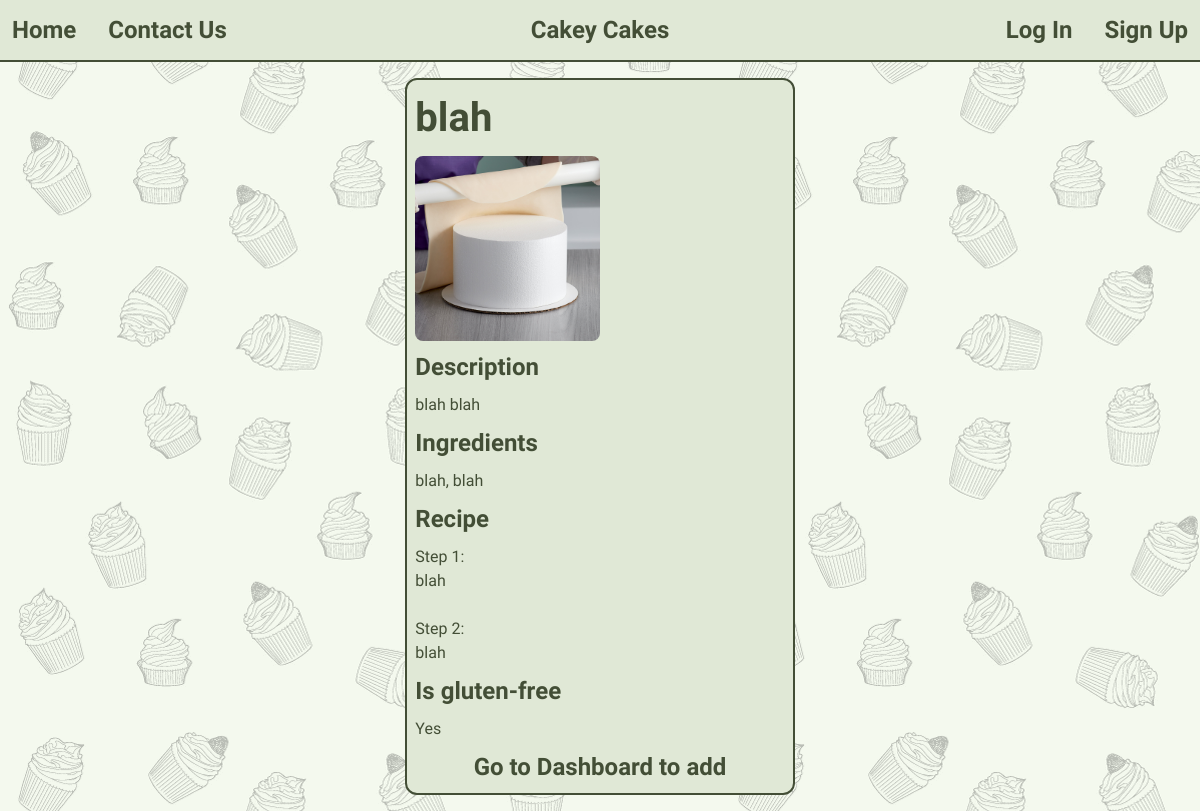
The page /moreDetails/mainapp/Recipe/1 on the database its author committed.
### mainapp/models.py (models this page shows, shortened)
class Recipe(models.Model):
    name = models.CharField(max_length=225)
    description = models.TextField()
    ingredients = models.TextField()
    recipe = models.TextField()
    gluten_free = models.BooleanField()
    image_link = models.CharField(max_length=225, default='images/placeholder_cake.jpg')

### mainapp/views.py (the view)
# urls.py: path('moreDetails/<app_name>/<parent_model>/<model_id>', views.moreDetails, name='more-details'),
def moreDetails(request, app_name, parent_model, model_id):
    p_model = apps.get_model(app_name, parent_model)
    model = p_model.objects.get(pk=model_id)
    context = {
        'model_name': parent_model,
        'model': model,
    }
    return render(request, 'details.html', context)

### mainapp/templates/details.html (shortened to what this page needs)
{% extends 'base.html' %}
{% load static %}
{% block content %}
<main class="relative flex flex-col md:left-0 w-full items-center justify-center p-4">
    <div class="flex flex-col w-11/12 md:w-1/2 lg:w-1/3 bg-background border-2 border-foreground p-2 text-foreground rounded-xl space-y-2">
        {% if model_name == 'Cake' %}
        <h1>{{ model.name }}</h1>
        <img class="w-[100%] lg:w-[50%] rounded-lg" src="{% static model.recipe.image_link %}">
        <h5>Description</h5>
        <p>{{ model.description }}</p>
        <h5>Ingredients</h5>
        <p>{{ model.recipe.ingredients|linebreaksbr }}</p>
        <h5>Recipe</h5>
        <p>{{ model.recipe.recipe|linebreaksbr }}</p>
        <h5>Is gluten-free</h5>
        <p>{% if model.recipe.gluten_free %} Yes {% else %} No {% endif %}</p>
        {% elif model_name == 'Recipe' %}
        <h1>{{ model.name }}</h1>
        <img class="w-[100%] lg:w-[50%] rounded-lg" src="{% static model.image_link %}">
        <h5>Description</h5>
        <p>{{ model.description }}</p>
        <h5>Ingredients</h5>
        <p>{{ model.ingredients|linebreaksbr }}</p>
        <h5>Recipe</h5>
        <p>{{ model.recipe|linebreaksbr }}</p>
        <h5>Is gluten-free</h5>
        <p>{% if model.gluten_free %} Yes {% else %} No {% endif %}</p>
        <h5 class="text-center">Go to Dashboard to add</h5>
        {% endif %}
    </div>
</main>
{% endblock %}

### linux_theme/static/css/styles.css (style rules this page uses)
h1 { font-size: 250%; font-weight: 700; }
h5 { font-size: 150%; font-weight: 600; }
img { object-fit: cover; overflow: hidden; }

### rows shown on the page
Recipe: name "blah", image_link (placeholder picture), description "blah blah", ingredients "blah, blah", recipe "Step 1: blah Step 2: blah"
